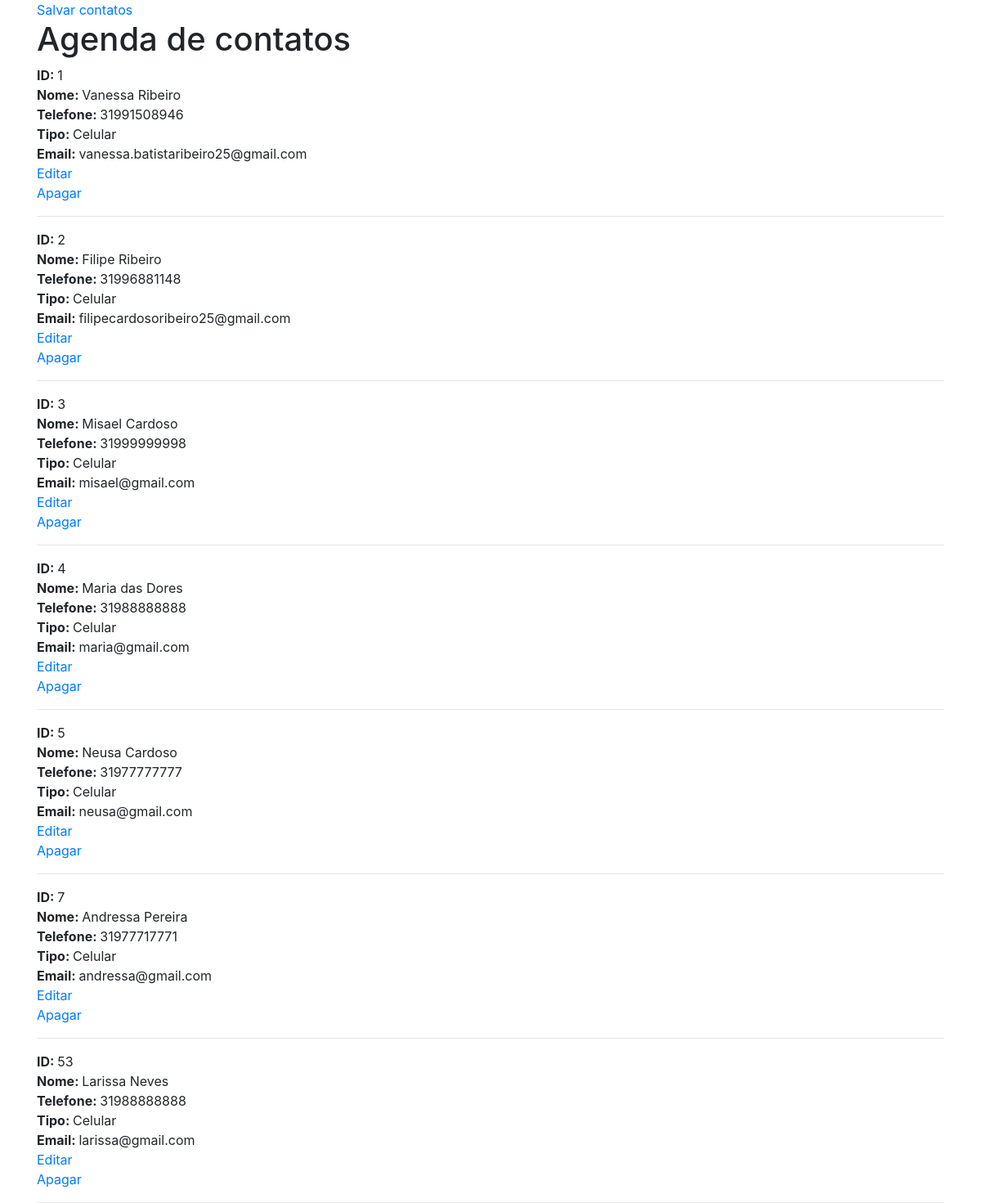
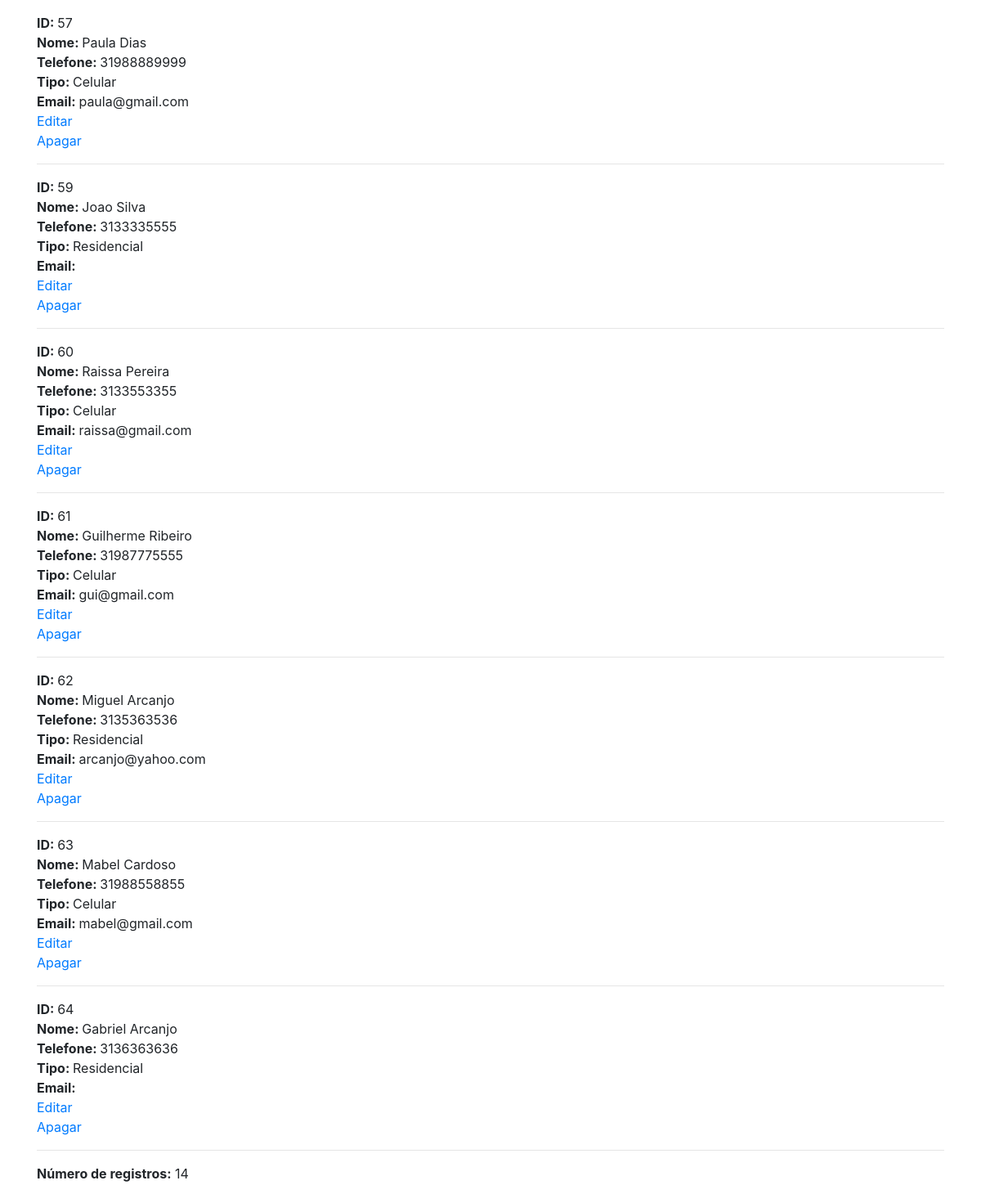
Page /listar_contatos.php on the committed database (2 pictures, top to bottom).
### tables this page shows
CREATE TABLE `contatos` (
  `id` int(11) NOT NULL,
  `nome` varchar(220) NOT NULL,
  `telefone` varchar(20) NOT NULL,
  `tipo` varchar(220) NOT NULL,
  `email` varchar(220) DEFAULT NULL
);

### listar_contatos.php (the view, shortened to what this page needs)
<?php
include_once("conexao.php");
?>
<!doctype html>
<html lang = "pt-BR">
<head>
<link rel="stylesheet" href="https://stackpath.bootstrapcdn.com/bootstrap/4.1.0/css/bootstrap.min.css">
</head>
<body>
<div class="container">
<a href='agenda.php'>Salvar contatos</a><br>
<h1>Agenda de contatos</h1>
<?php
$result_contatos = "SELECT  * FROM contatos ";
$resultado_contatos = mysqli_query($conn, $result_contatos);
while ($row_contatos = mysqli_fetch_assoc($resultado_contatos)) {
	echo "<strong>ID: </strong>".$row_contatos['id']."<br>";
	echo "<strong>Nome: </strong>".$row_contatos['nome']."<br>";
	echo "<strong>Telefone: </strong>".$row_contatos['telefone']."<br>";
	echo "<strong>Tipo: </strong>".$row_contatos['tipo']."<br>";
	echo "<strong>Email: </strong>".$row_contatos['email']."<br>";
	echo "<a href='editar_contatos.php?id=" . $row_contatos['id'] . "'>Editar</a><br>";
	echo "<a href='deletar_contatos.php?id=" . $row_contatos['id'] . "'>Apagar</a><br><hr>";
}
$result_cont = "SELECT COUNT(id) AS num_result FROM contatos";
$resultado_cont = mysqli_query($conn, $result_cont);
$row_cont = mysqli_fetch_assoc($resultado_cont);
echo "<strong>Número de registros:</strong> ". $row_cont['num_result']."<br><br>";
?>
</div>
</body>
</html>

### rows in the picture
contatos: id "1", nome "Vanessa Ribeiro", telefone "31991508946", tipo "Celular", email "vanessa.batistaribeiro25@gmail.com"
contatos: id "2", nome "Filipe Ribeiro", telefone "31996881148", tipo "Celular", email "filipecardosoribeiro25@gmail.com"
contatos: id "3", nome "Misael Cardoso", telefone "31999999998", tipo "Celular", email "misael@gmail.com"
contatos: id "4", nome "Maria das Dores", telefone "31988888888", tipo "Celular", email "maria@gmail.com"
contatos: id "5", nome "Neusa Cardoso", telefone "31977777777", tipo "Celular", email "neusa@gmail.com"
contatos: id "7", nome "Andressa Pereira", telefone "31977717771", tipo "Celular", email "andressa@gmail.com"
contatos: id "53", nome "Larissa Neves", telefone "31988888888", tipo "Celular", email "larissa@gmail.com"
contatos: id "57", nome "Paula Dias", telefone "31988889999", tipo "Celular", email "paula@gmail.com"
contatos: id "59", nome "Joao Silva", telefone "3133335555", tipo "Residencial"
contatos: id "60", nome "Raissa Pereira", telefone "3133553355", tipo "Celular", email "raissa@gmail.com"
contatos: id "61", nome "Guilherme Ribeiro", telefone "31987775555", tipo "Celular", email "gui@gmail.com"
contatos: id "62", nome "Miguel Arcanjo", telefone "3135363536", tipo "Residencial", email "arcanjo@yahoo.com"
contatos: id "63", nome "Mabel Cardoso", telefone "31988558855", tipo "Celular", email "mabel@gmail.com"
contatos: id "64", nome "Gabriel Arcanjo", telefone "3136363636", tipo "Residencial"

### other values in the picture
$row_cont['num_result'] "14"
